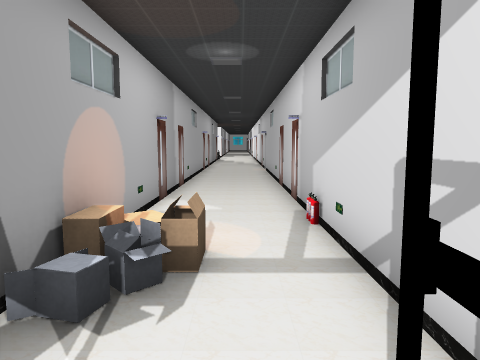
View 1 (above)

12 first-person views from a walk through a scene from a Unity 3-D project. The camera is 1.4 m above the floor, tilts 6° down and sees 70° across. Doors are open. The floor is counted in squares, 1 m on a side. Each view is taken from the middle of a square. On the plan, view 1 faces up. The plan holds only what a view shows up to about 15 squares ahead; the rest is blank. The place goes on beyond the plan. Some surface patterns are stand-ins.

View 2
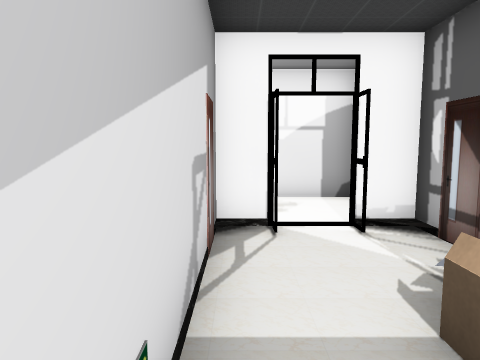

View 3
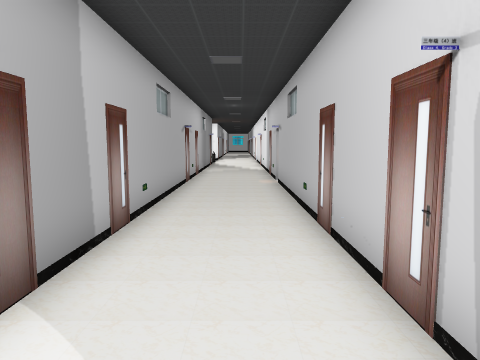

View 4
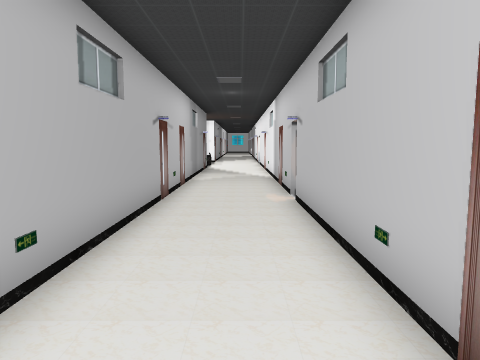

View 5
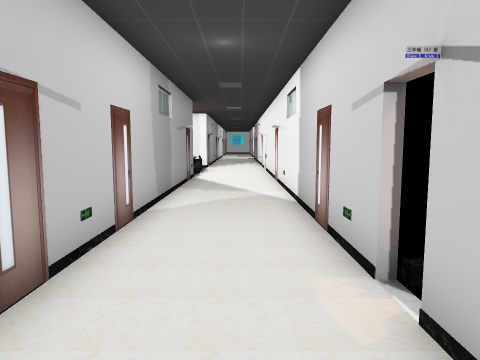

View 6
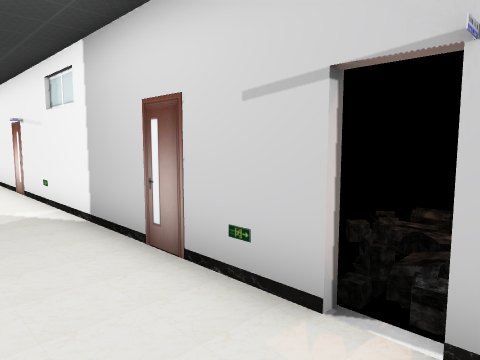

View 7
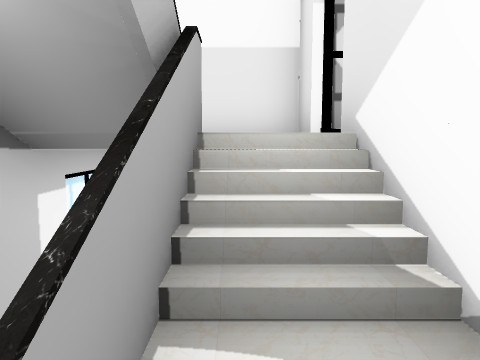

View 8
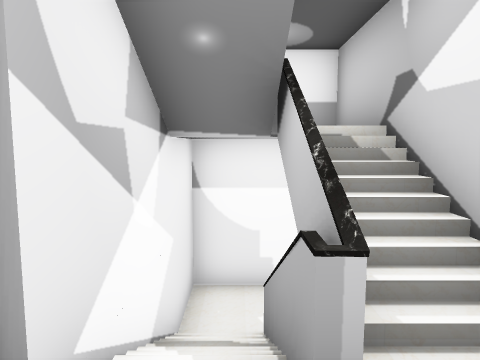

View 9
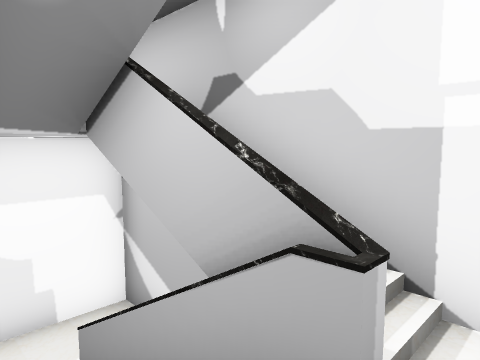

View 10
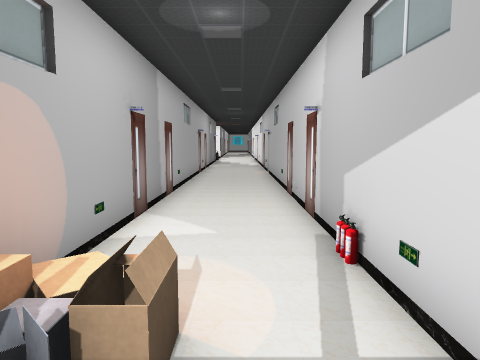

View 11
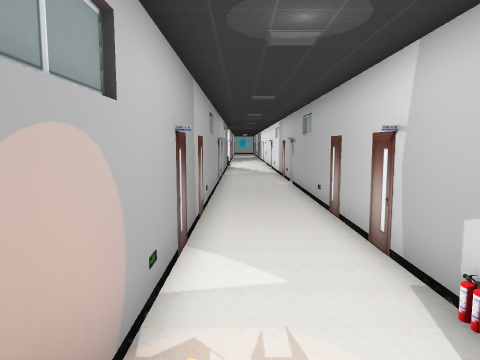

View 12
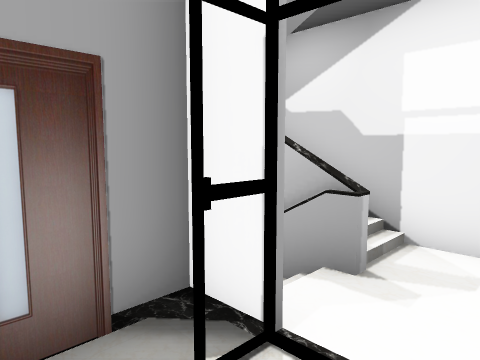

### Floor plan
Key: @ floor where view 1 was taken; # wall or solid block; . main floor; - floor 1.75 m lower than the main floor; / step, stairs or slope; D open door; = window, fence, low wall or low ledge; O other object.
Columns run from 2 left of view 1 to 6 right of it. Each row starts with its distance up from view 1.
 29 #...#
 28 #...#
 27 #...#
 26 #...#
 25 #...#
 24 #...#
 23 #...#
 22 #...#
 21 #...#
 20 #...OO
 19 #..DO
 18 #...O
 17 #...#
 16 #...#
 15 #...#
 14 #...#
 13 #...#
 12 #...#
 11 #...#
 10 #...#
  9 #...#
  8 #...#
  7 #...#
  6 #...#
  5 #/..#
  4 #O..#
  3 #/..#
  2 #...#
  1 #O.##
  0 ##@######
 -1 #..////-#
 -2 #..=#=--#
 -3 #########

Positions as (right, up) in squares from view 1, and headings:
1: (0, 0), facing up
2: (1, 6), facing down
3: (0, 6), facing up
4: (0, 10), facing up
5: (0, 16), facing up
6: (-1, 18), facing up-right
7: (4, -1), facing left
8: (-1, -1), facing right
9: (0, 0), facing down-right
10: (0, 2), facing up
11: (-1, 3), facing up
12: (-1, 2), facing down-right
